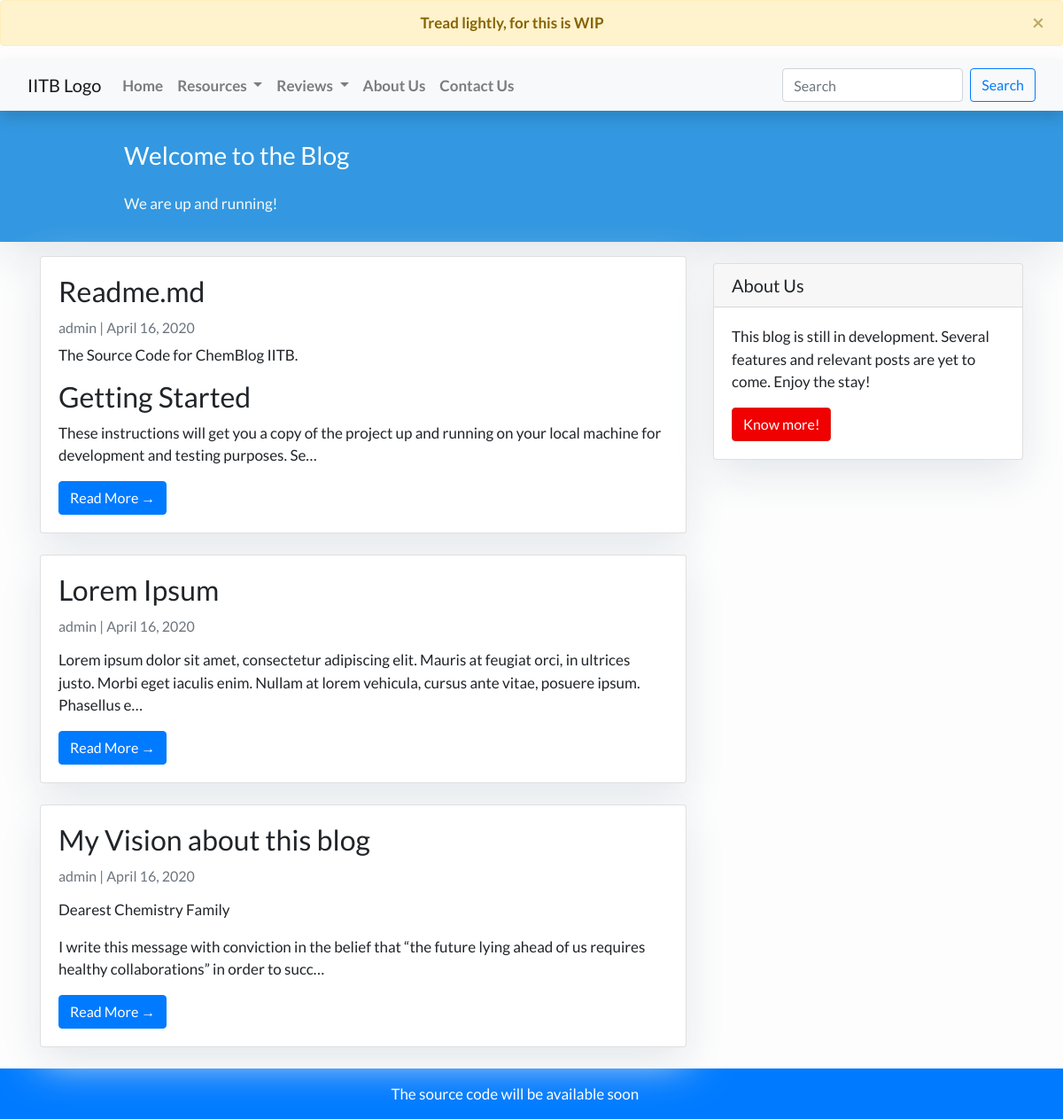
The page / on the database its author committed.
### feed/models.py (models this page shows, shortened)
class Post(models.Model):
    title = models.CharField(max_length=200, unique=True)
    slug = models.SlugField(max_length=50, unique=True)
    author = models.ForeignKey(settings.AUTH_USER_MODEL, on_delete=models.CASCADE)
    content = models.TextField()
    published_date = models.DateTimeField(default=timezone.now)
    published_date_mdy = models.DateField(default=date.today)

### feed/views.py (the view)
# urls.py: path('', views.PostList.as_view(), name='home'),
class PostList(generic.ListView):
    queryset = Post.objects.order_by('-published_date')
    template_name = 'feed/index.html'
    paginate_by = 5
    context_object_name = 'post_list'

### feed/templates/feed/index.html (shortened to what this page needs)
{% extends "feed/base.html" %}
{% block content %}
<header class="masthead">
    <div class="container">
        <div class="row">
            <div class=" col-md-8 col-md-10 mx-auto">
                <div class="site-heading">
                    <h3 class=" site-heading my-4 mt-3 text-white"> Welcome to the Blog </h3>
                    <p class="text-light">We are up and running! &nbsp
                    </p>
                </div>
            </div>
        </div>
    </div>
</header>
<div class="container">
    <div class="row">
        <div class="col-md-8 mt-3 left">
            {% for post in post_list %}
            <div class="card mb-4">
                <div class="card-body">
                    <h2 class="card-title">{{ post.title }}</h2>
                    <p class="card-text text-muted h6">{{ post.author }} | {{ post.published_date_mdy}} </p>
                    <p class="card-text">{{ post.content|truncatechars:200|safe }}</p>
                    <a href="{% url 'post_detail' post.slug  %}" class="btn btn-primary">Read More &rarr;</a>
                </div>
            </div>
            {% endfor %}
        </div>
        {% block sidebar %} {% include 'feed/sidebar.html' %} {% endblock sidebar %}
    </div>
</div>
{%endblock%}

### feed/templates/feed/base.html (style rules this page uses)
body { font-family: "Lato", sans-serif; font-size: 17px; background-color: #fdfdfd; }
.masthead { background: #3398E1; height: auto; padding-bottom: 15px; box-shadow: 0 16px 48px #E3E7EB; padding-top: 10px; }

### feed/templates/feed/index.html (style rules this page uses)
body { font-family: "Lato", sans-serif; background-color: #fdfdfd; }
.card { box-shadow: 0 16px 48px #E3E7EB; }

### feed/templates/feed/sidebar.html (style rules this page uses)
.card { box-shadow: 0 16px 48px #E3E7EB; }

### rows shown on the page
Post: title "Readme.md", author "admin", published_date_mdy "April 16, 2020", content "The Source Code for ChemBlog IITB. Getting Started These instructions will get you a copy of the project up and running on your local machine for development and testing purposes. Se…"
Post: title "Lorem Ipsum", author "admin", published_date_mdy "April 16, 2020", content "Lorem ipsum dolor sit amet, consectetur adipiscing elit. Mauris at feugiat orci, in ultrices justo. Morbi eget iaculis enim. Nullam at lorem vehicula, cursus ante vitae, posuere ipsum. Phasellus e…"
Post: title "My Vision about this blog", author "admin", published_date_mdy "April 16, 2020", content "Dearest Chemistry Family I write this message with conviction in the belief that “the future lying ahead of us requires healthy collaborations” in order to succ…"
